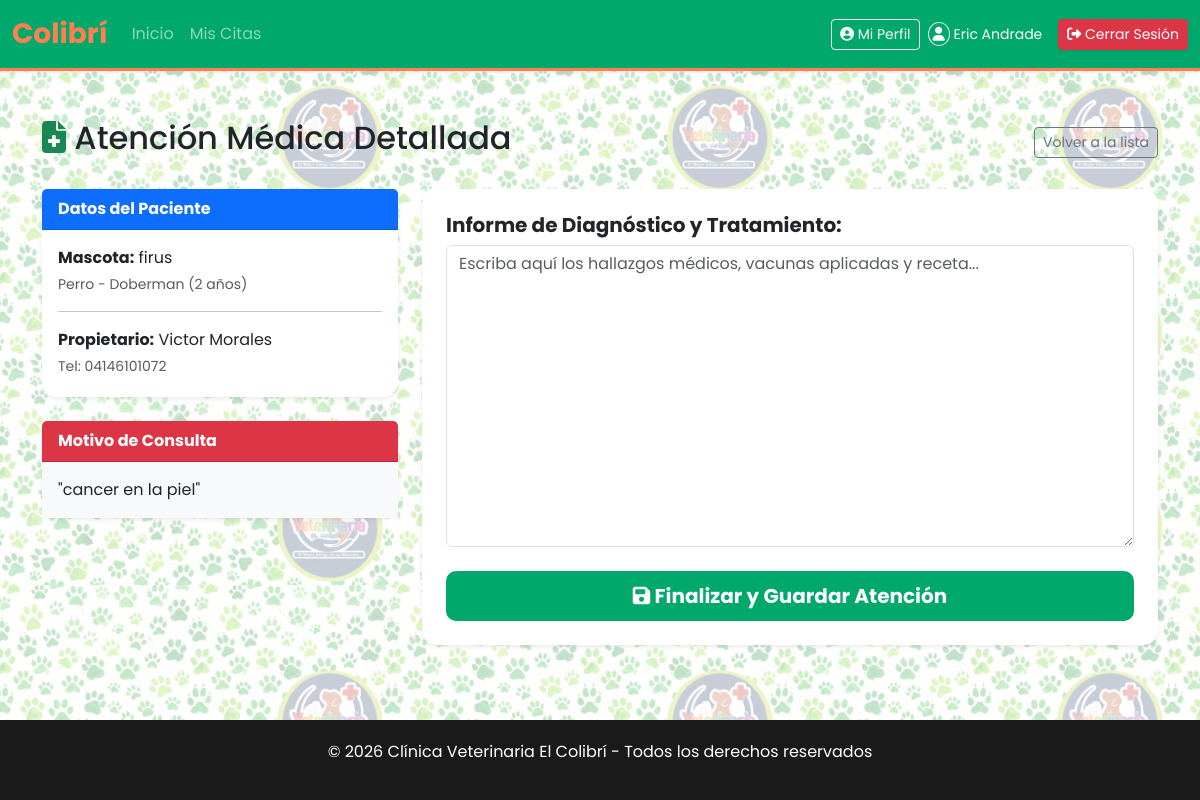
/pages/atender_cita.php?id=5 (signed in), run on the app's committed database.
### tables this page shows
CREATE TABLE `cita` (
  `id_cita` int(11) NOT NULL,
  `motivo` text DEFAULT NULL,
  `estado` enum('pendiente','confirmada','cancelada','completada') DEFAULT 'pendiente',
  `id_mascota` int(11) NOT NULL,
  `id_veterinario` int(11) DEFAULT NULL,
  `diagnostico` text DEFAULT NULL,
  `fecha_hora` datetime DEFAULT NULL
);

CREATE TABLE `mascota` (
  `id_mascota` int(11) NOT NULL,
  `nombre` varchar(100) NOT NULL,
  `especie` varchar(50) NOT NULL,
  `raza` varchar(50) DEFAULT NULL,
  `edad` int(11) DEFAULT NULL,
  `id_cliente` int(11) DEFAULT NULL
);

CREATE TABLE `cliente` (
  `id_cliente` int(11) NOT NULL,
  `nombre` varchar(100) NOT NULL,
  `apellido` varchar(100) NOT NULL,
  `direccion` varchar(255) DEFAULT NULL,
  `telefono` varchar(20) DEFAULT NULL,
  `correo` varchar(100) DEFAULT NULL
);

### pages/atender_cita.php (the view, shortened to what this page needs)
<?php
require_once '../config/db.php';
$id_cita = (int)$_GET['id'];
$guardado = false;
$query = "SELECT c.*, m.nombre as mascota, m.especie, m.raza, m.edad, cl.nombre as dueño, cl.apellido, cl.telefono
          FROM cita c
          JOIN mascota m ON c.id_mascota = m.id_mascota
          JOIN cliente cl ON m.id_cliente = cl.id_cliente
          WHERE c.id_cita = $id_cita";
$res = mysqli_query($con, $query);
$cita = mysqli_fetch_assoc($res);
require_once '../includes/header.php';
?>
<div class="container mt-4">
    <div class="d-flex justify-content-between align-items-center mb-4">
        <h2><i class="fas fa-file-medical text-success"></i> Atención Médica Detallada</h2>
        <a href="mis_citas.php" class="btn btn-outline-secondary btn-sm">Volver a la lista</a>
    </div>
    <div class="row">
        <div class="col-md-4">
            <div class="card border-0 shadow-sm mb-4">
                <div class="card-header bg-primary text-white fw-bold">Datos del Paciente</div>
                <div class="card-body">
                    <p class="mb-1"><strong>Mascota:</strong> <?= htmlspecialchars($cita['mascota']) ?></p>
                    <p class="mb-1 text-muted small"><?= $cita['especie'] ?> - <?= $cita['raza'] ?> (<?= $cita['edad'] ?> años)</p>
                    <hr>
                    <p class="mb-1"><strong>Propietario:</strong> <?= htmlspecialchars($cita['dueño'].' '.$cita['apellido']) ?></p>
                    <p class="mb-1 text-muted small">Tel: <?= $cita['telefono'] ?></p>
                </div>
            </div>
            <div class="card border-0 shadow-sm">
                <div class="card-header bg-danger text-white fw-bold">Motivo de Consulta</div>
                <div class="card-body bg-light">
                    <p class="mb-0 italic">"<?= htmlspecialchars($cita['motivo']) ?>"</p>
                </div>
            </div>
        </div>
        <div class="col-md-8">
            <div class="card border-0 shadow-sm h-100">
                <div class="card-body p-4">
                    <form method="POST">
                        <label class="form-label fw-bold h5">Informe de Diagnóstico y Tratamiento:</label>
                        <textarea name="diagnostico" class="form-control mb-4" rows="12" placeholder="Escriba aquí los hallazgos médicos, vacunas aplicadas y receta..." required><?= htmlspecialchars($cita['diagnostico'] ?? '') ?></textarea>
                        <?php if(!$guardado): ?>
                            <button type="submit" name="finalizar" class="btn btn-success btn-lg w-100 fw-bold">
                                <i class="fas fa-save"></i> Finalizar y Guardar Atención
                            </button>
                        <?php endif; ?>
                    </form>
                </div>
            </div>
        </div>
    </div>
</div>
<?php require_once '../includes/footer.php'; ?>

### assets/css/style.css (style rules this page uses)
:root { --primary: #00A86B; --primary-dark: #008f5d; --accent: #FF7F50; --glass: rgba(255, 255, 255, 0.85); }
body { font-family: 'Poppins', sans-serif; background: url('../img/background.jpg') repeat !important; background-size: 390px !important; background-attachment: fixed !important; min-height: 100vh; display: flex; flex-direction: column; }
body::before { content: ""; position: fixed; top: 0; left: 0; width: 100%; height: 100%; background: rgba(255, 255, 255, 0.75); z-index: -1; }
.container { flex: 1; }
.card { border: none !important; border-radius: 15px !important; box-shadow: 0 5px 15px rgba(0,0,0,0.05); transition: all 0.3s ease-in-out; }
.card i, .card img { transition: transform 0.4s ease; }
.btn-success { background-color: var(--primary) !important; border: none; border-radius: 10px; padding: 10px 20px; font-weight: 600; transition: 0.3s; }

### data on the page
cita: id_mascota.nombre "firus", id_mascota.especie "Perro", id_mascota.raza "Doberman", id_mascota.edad "2", cliente.nombre+apellido "Victor Morales", cliente.telefono "04146101072", motivo "cancer en la piel"

### other printed values
$_SESSION['user']['nombre'] "Eric Andrade"
